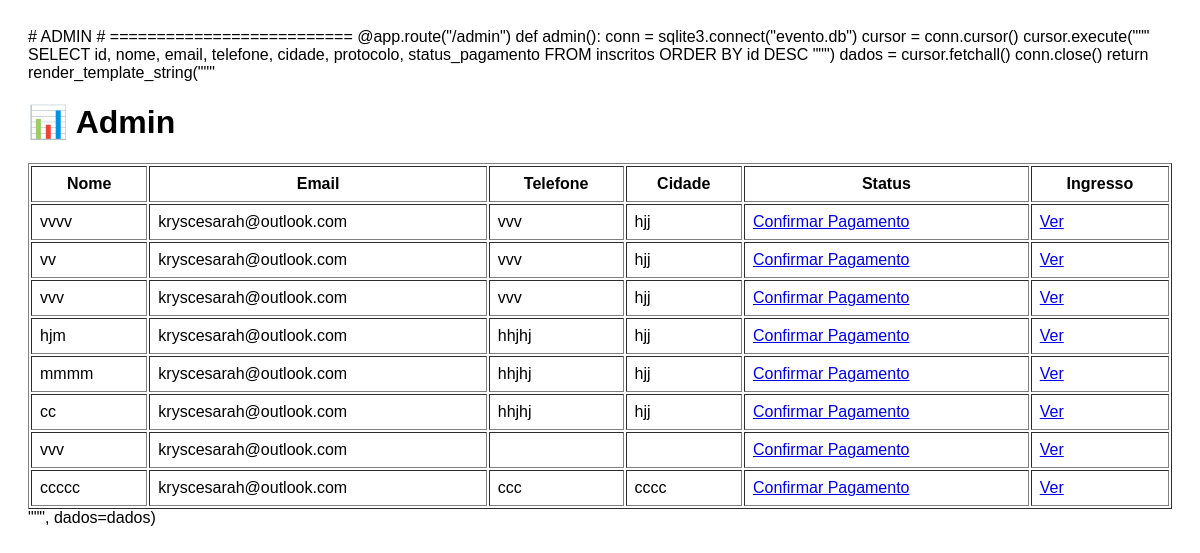
/admin, run on an earlier commit of the app's database.
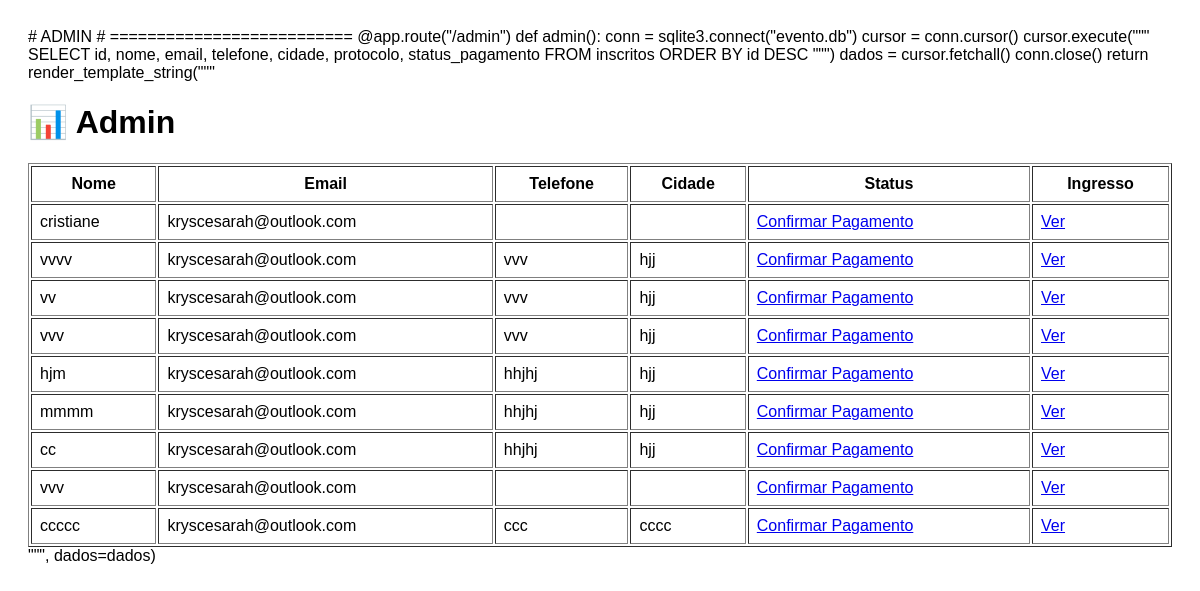
And on a later commit of the database.
### tables this page shows
CREATE TABLE inscritos (
            id INTEGER PRIMARY KEY AUTOINCREMENT,
            nome TEXT NOT NULL,
            email TEXT NOT NULL,
            telefone TEXT,
            igreja TEXT,
            cidade TEXT,
            observacoes TEXT,
            protocolo TEXT,
            status_pagamento TEXT,
            data_inscricao TEXT
        );

### app.py (the view)
@app.route("/admin")
def admin():
    conn = sqlite3.connect("evento.db")
    cursor = conn.cursor()
    cursor.execute("""
        SELECT
            id,
            nome,
            email,
            telefone,
            cidade,
            protocolo,
            status_pagamento
        FROM inscritos
        ORDER BY id DESC
    """)
    dados = cursor.fetchall()
    conn.close()
    return render_template(
        "admin.html",
        dados=dados
    )

### templates/admin.html (shortened to what this page needs)
    <html>
    <body style="font-family:Arial;padding:20px;">
    <h1>📊 Admin</h1>
    <table border="1" width="100%" cellpadding="8">
        <tr>
            <th>Nome</th>
            <th>Email</th>
            <th>Telefone</th>
            <th>Cidade</th>
            <th>Status</th>
            <th>Ingresso</th>
        </tr>
        {% for p in dados %}
        <tr>
            <td>{{ p[1] }}</td>
            <td>{{ p[2] }}</td>
            <td>{{ p[3] }}</td>
            <td>{{ p[4] }}</td>
            <td>
            {% if p[6] == "PAGO" %}
            ✅ PAGO
            {% else %}
            <a href="/pagar/{{ p[5] }}">Confirmar Pagamento</a>
            {% endif %}
            </td>
            <td><a href="/ingresso/{{ p[5] }}">Ver</a></td>
        </tr>
        {% endfor %}
    </table>
    </body>
    </html>

What changed in the data, as far as the page shows it:
added inscritos: nome "cristiane", email "kryscesarah@outlook.com"
